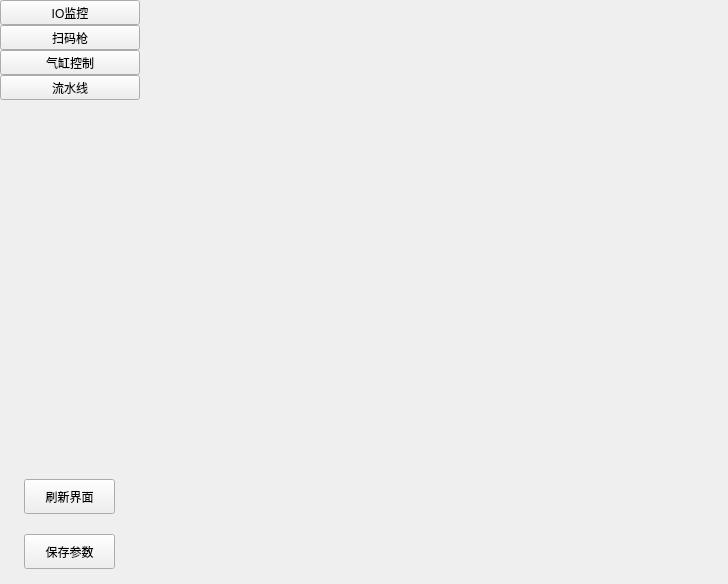
<?xml version="1.0" encoding="UTF-8"?>
<ui version="4.0">
 <class>WidgetManualDebug</class>
 <widget class="QWidget" name="WidgetManualDebug">
  <property name="geometry">
   <rect>
    <x>0</x>
    <y>0</y>
    <width>728</width>
    <height>584</height>
   </rect>
  </property>
  <property name="windowTitle">
   <string>Form</string>
  </property>
  <layout class="QHBoxLayout" name="horizontalLayout">
   <property name="leftMargin">
    <number>0</number>
   </property>
   <property name="topMargin">
    <number>0</number>
   </property>
   <property name="rightMargin">
    <number>0</number>
   </property>
   <property name="bottomMargin">
    <number>0</number>
   </property>
   <item>
    <widget class="QWidget" name="widgetLeftBar" native="true">
     <property name="minimumSize">
      <size>
       <width>140</width>
       <height>0</height>
      </size>
     </property>
     <property name="maximumSize">
      <size>
       <width>140</width>
       <height>16777215</height>
      </size>
     </property>
     <layout class="QVBoxLayout" name="verticalLayout_2">
      <property name="spacing">
       <number>0</number>
      </property>
      <property name="leftMargin">
       <number>0</number>
      </property>
      <property name="topMargin">
       <number>0</number>
      </property>
      <property name="rightMargin">
       <number>0</number>
      </property>
      <property name="bottomMargin">
       <number>0</number>
      </property>
      <item>
       <widget class="QToolButton" name="tbtnProduce_1">
        <property name="sizePolicy">
         <sizepolicy hsizetype="Expanding" vsizetype="Fixed">
          <horstretch>0</horstretch>
          <verstretch>0</verstretch>
         </sizepolicy>
        </property>
        <property name="text">
         <string>IO监控</string>
        </property>
       </widget>
      </item>
      <item>
       <widget class="QToolButton" name="tbtnScan_2">
        <property name="sizePolicy">
         <sizepolicy hsizetype="Expanding" vsizetype="Fixed">
          <horstretch>0</horstretch>
          <verstretch>0</verstretch>
         </sizepolicy>
        </property>
        <property name="text">
         <string>扫码枪</string>
        </property>
       </widget>
      </item>
      <item>
       <widget class="QToolButton" name="tbtnCylinderControl_3">
        <property name="sizePolicy">
         <sizepolicy hsizetype="Expanding" vsizetype="Fixed">
          <horstretch>0</horstretch>
          <verstretch>0</verstretch>
         </sizepolicy>
        </property>
        <property name="text">
         <string>气缸控制</string>
        </property>
       </widget>
      </item>
      <item>
       <widget class="QToolButton" name="tbtnAdjustableSpeedMotor_4">
        <property name="sizePolicy">
         <sizepolicy hsizetype="Expanding" vsizetype="Fixed">
          <horstretch>0</horstretch>
          <verstretch>0</verstretch>
         </sizepolicy>
        </property>
        <property name="text">
         <string>流水线</string>
        </property>
       </widget>
      </item>
      <item>
       <spacer name="verticalSpacer_2">
        <property name="orientation">
         <enum>Qt::Vertical</enum>
        </property>
        <property name="sizeHint" stdset="0">
         <size>
          <width>20</width>
          <height>471</height>
         </size>
        </property>
       </spacer>
      </item>
      <item>
       <widget class="QWidget" name="widget_Param" native="true">
        <property name="sizePolicy">
         <sizepolicy hsizetype="Preferred" vsizetype="Fixed">
          <horstretch>0</horstretch>
          <verstretch>0</verstretch>
         </sizepolicy>
        </property>
        <property name="minimumSize">
         <size>
          <width>0</width>
          <height>110</height>
         </size>
        </property>
        <widget class="QPushButton" name="btnUpdateUI">
         <property name="geometry">
          <rect>
           <x>24</x>
           <y>5</y>
           <width>91</width>
           <height>35</height>
          </rect>
         </property>
         <property name="text">
          <string>刷新界面</string>
         </property>
        </widget>
        <widget class="QPushButton" name="btnSaveParam">
         <property name="geometry">
          <rect>
           <x>24</x>
           <y>60</y>
           <width>91</width>
           <height>35</height>
          </rect>
         </property>
         <property name="text">
          <string>保存参数</string>
         </property>
        </widget>
       </widget>
      </item>
     </layout>
    </widget>
   </item>
   <item>
    <widget class="QWidget" name="widgetFunc" native="true">
     <layout class="QGridLayout" name="gridLayout_2">
      <property name="leftMargin">
       <number>0</number>
      </property>
      <property name="topMargin">
       <number>0</number>
      </property>
      <property name="rightMargin">
       <number>0</number>
      </property>
      <property name="bottomMargin">
       <number>0</number>
      </property>
      <item row="0" column="0">
       <widget class="QStackedWidget" name="stackedWidget"/>
      </item>
      <item row="1" column="0">
       <widget class="WidgetLog" name="widget_Log" native="true">
        <property name="minimumSize">
         <size>
          <width>0</width>
          <height>190</height>
         </size>
        </property>
        <property name="maximumSize">
         <size>
          <width>16777215</width>
          <height>190</height>
         </size>
        </property>
       </widget>
      </item>
     </layout>
    </widget>
   </item>
  </layout>
 </widget>
 <customwidgets>
  <customwidget>
   <class>WidgetLog</class>
   <extends>QWidget</extends>
   <header location="global">../Common/WidgetLog.h</header>
   <container>1</container>
  </customwidget>
 </customwidgets>
 <resources/>
 <connections/>
</ui>
